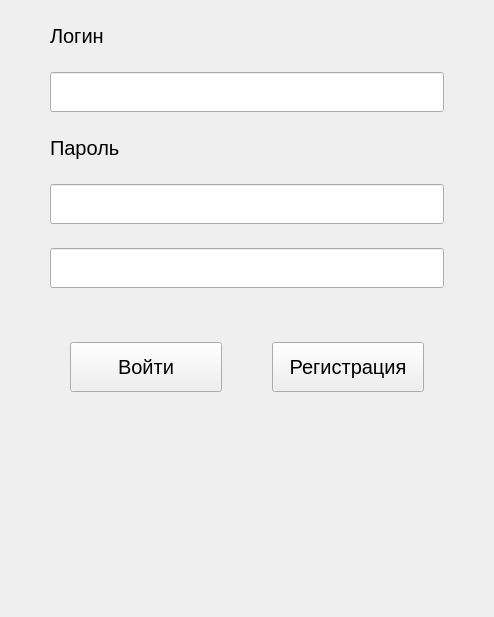
<?xml version="1.0" encoding="UTF-8"?>
<ui version="4.0">
 <class>log_in</class>
 <widget class="QMainWindow" name="log_in">
  <property name="enabled">
   <bool>true</bool>
  </property>
  <property name="geometry">
   <rect>
    <x>0</x>
    <y>0</y>
    <width>494</width>
    <height>617</height>
   </rect>
  </property>
  <property name="sizePolicy">
   <sizepolicy hsizetype="Fixed" vsizetype="Fixed">
    <horstretch>0</horstretch>
    <verstretch>0</verstretch>
   </sizepolicy>
  </property>
  <property name="minimumSize">
   <size>
    <width>494</width>
    <height>617</height>
   </size>
  </property>
  <property name="maximumSize">
   <size>
    <width>494</width>
    <height>617</height>
   </size>
  </property>
  <property name="windowTitle">
   <string>Manager Password</string>
  </property>
  <property name="autoFillBackground">
   <bool>false</bool>
  </property>
  <property name="styleSheet">
   <string notr="true"/>
  </property>
  <widget class="QWidget" name="centralwidget">
   <property name="whatsThis">
    <string>&lt;html&gt;&lt;head/&gt;&lt;body&gt;&lt;p&gt;&lt;br/&gt;&lt;/p&gt;&lt;/body&gt;&lt;/html&gt;</string>
   </property>
   <property name="styleSheet">
    <string notr="true">font-size: 20px</string>
   </property>
   <layout class="QVBoxLayout" name="verticalLayout_2">
    <property name="spacing">
     <number>0</number>
    </property>
    <property name="leftMargin">
     <number>50</number>
    </property>
    <property name="topMargin">
     <number>0</number>
    </property>
    <property name="rightMargin">
     <number>50</number>
    </property>
    <property name="bottomMargin">
     <number>0</number>
    </property>
    <item>
     <widget class="QFrame" name="input">
      <property name="sizePolicy">
       <sizepolicy hsizetype="Minimum" vsizetype="Ignored">
        <horstretch>0</horstretch>
        <verstretch>0</verstretch>
       </sizepolicy>
      </property>
      <layout class="QVBoxLayout" name="verticalLayout">
       <property name="spacing">
        <number>0</number>
       </property>
       <property name="leftMargin">
        <number>0</number>
       </property>
       <property name="topMargin">
        <number>0</number>
       </property>
       <property name="rightMargin">
        <number>0</number>
       </property>
       <property name="bottomMargin">
        <number>0</number>
       </property>
       <item>
        <widget class="QLabel" name="login">
         <property name="sizePolicy">
          <sizepolicy hsizetype="Fixed" vsizetype="Fixed">
           <horstretch>0</horstretch>
           <verstretch>0</verstretch>
          </sizepolicy>
         </property>
         <property name="text">
          <string>Логин</string>
         </property>
        </widget>
       </item>
       <item>
        <widget class="QLineEdit" name="login_input">
         <property name="sizePolicy">
          <sizepolicy hsizetype="Minimum" vsizetype="Fixed">
           <horstretch>0</horstretch>
           <verstretch>0</verstretch>
          </sizepolicy>
         </property>
         <property name="maximumSize">
          <size>
           <width>16777215</width>
           <height>40</height>
          </size>
         </property>
         <property name="styleSheet">
          <string notr="true"/>
         </property>
        </widget>
       </item>
       <item>
        <widget class="QLabel" name="password">
         <property name="sizePolicy">
          <sizepolicy hsizetype="Fixed" vsizetype="Fixed">
           <horstretch>0</horstretch>
           <verstretch>0</verstretch>
          </sizepolicy>
         </property>
         <property name="text">
          <string>Пароль</string>
         </property>
         <property name="margin">
          <number>0</number>
         </property>
        </widget>
       </item>
       <item>
        <widget class="QLineEdit" name="password_input_1">
         <property name="maximumSize">
          <size>
           <width>16777215</width>
           <height>40</height>
          </size>
         </property>
        </widget>
       </item>
       <item>
        <widget class="QLineEdit" name="password_input_2">
         <property name="enabled">
          <bool>true</bool>
         </property>
         <property name="maximumSize">
          <size>
           <width>16777215</width>
           <height>40</height>
          </size>
         </property>
        </widget>
       </item>
      </layout>
     </widget>
    </item>
    <item>
     <widget class="QFrame" name="button_log_in">
      <property name="sizePolicy">
       <sizepolicy hsizetype="Minimum" vsizetype="Fixed">
        <horstretch>0</horstretch>
        <verstretch>0</verstretch>
       </sizepolicy>
      </property>
      <property name="maximumSize">
       <size>
        <width>16777215</width>
        <height>300</height>
       </size>
      </property>
      <property name="styleSheet">
       <string notr="true"/>
      </property>
      <layout class="QHBoxLayout" name="horizontalLayout">
       <property name="spacing">
        <number>50</number>
       </property>
       <property name="sizeConstraint">
        <enum>QLayout::SetDefaultConstraint</enum>
       </property>
       <property name="leftMargin">
        <number>20</number>
       </property>
       <property name="topMargin">
        <number>0</number>
       </property>
       <property name="rightMargin">
        <number>20</number>
       </property>
       <property name="bottomMargin">
        <number>200</number>
       </property>
       <item>
        <widget class="QPushButton" name="log_in_2">
         <property name="sizePolicy">
          <sizepolicy hsizetype="Minimum" vsizetype="Maximum">
           <horstretch>0</horstretch>
           <verstretch>0</verstretch>
          </sizepolicy>
         </property>
         <property name="maximumSize">
          <size>
           <width>16777215</width>
           <height>50</height>
          </size>
         </property>
         <property name="acceptDrops">
          <bool>false</bool>
         </property>
         <property name="styleSheet">
          <string notr="true"/>
         </property>
         <property name="text">
          <string>Войти</string>
         </property>
         <property name="autoDefault">
          <bool>false</bool>
         </property>
        </widget>
       </item>
       <item>
        <widget class="QPushButton" name="Registration">
         <property name="sizePolicy">
          <sizepolicy hsizetype="Minimum" vsizetype="Maximum">
           <horstretch>0</horstretch>
           <verstretch>0</verstretch>
          </sizepolicy>
         </property>
         <property name="maximumSize">
          <size>
           <width>16777215</width>
           <height>50</height>
          </size>
         </property>
         <property name="styleSheet">
          <string notr="true"/>
         </property>
         <property name="text">
          <string>Регистрация</string>
         </property>
        </widget>
       </item>
      </layout>
     </widget>
    </item>
   </layout>
  </widget>
 </widget>
 <resources/>
 <connections/>
</ui>
